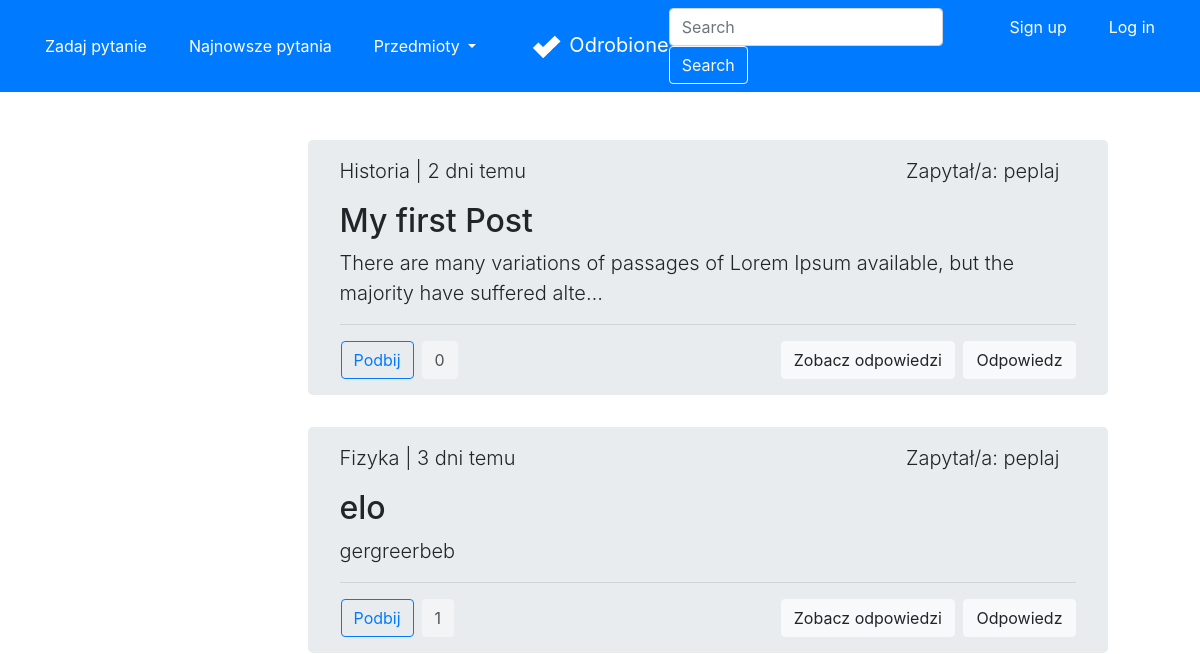
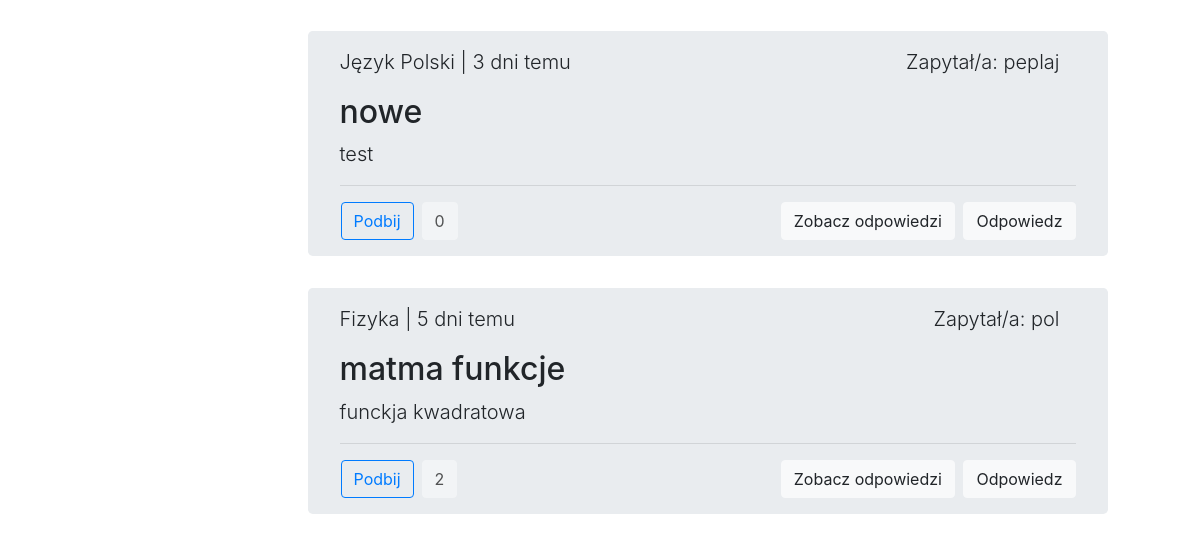
Page /latest on the earlier database version (2 pictures, top to bottom).
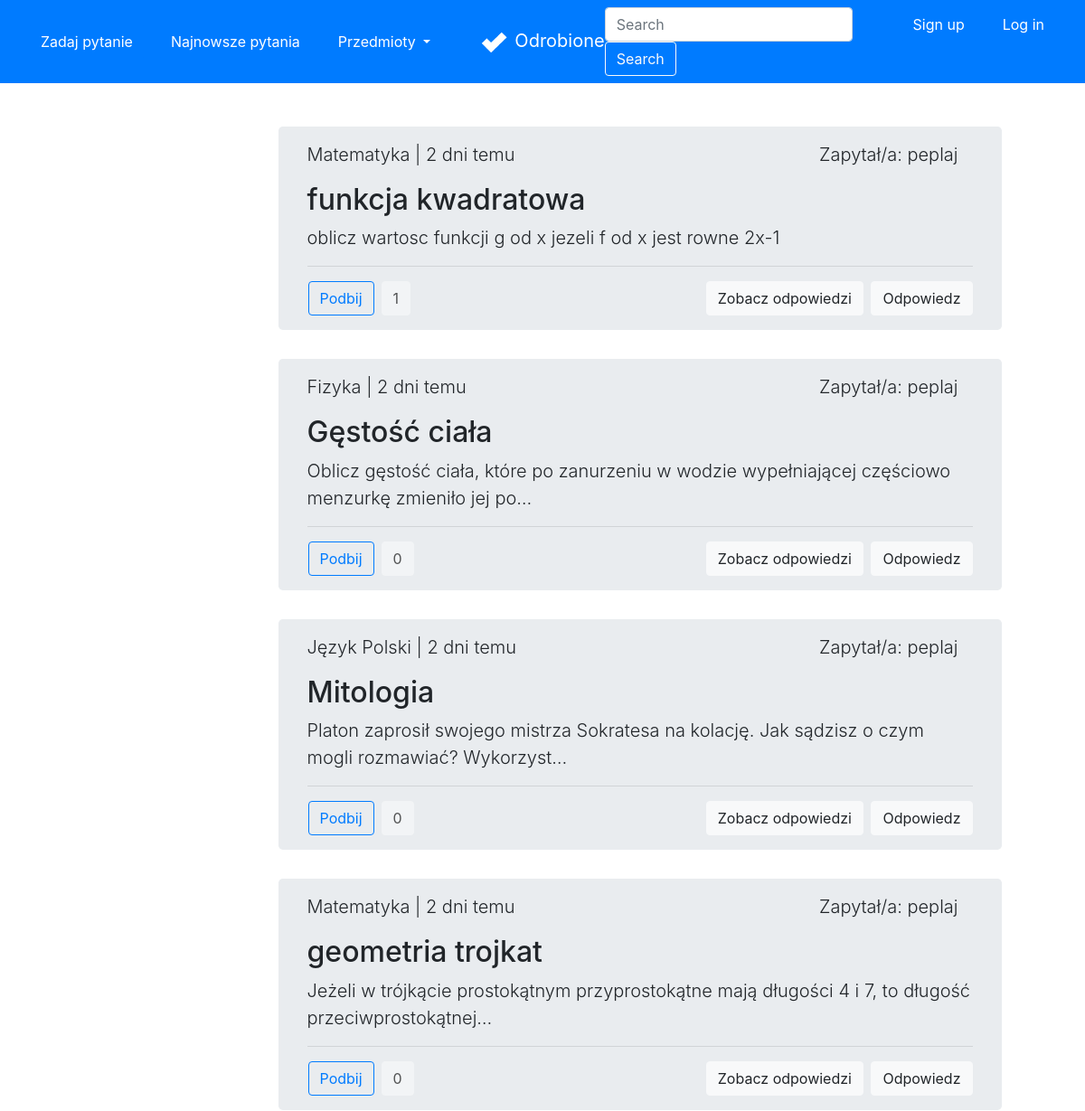
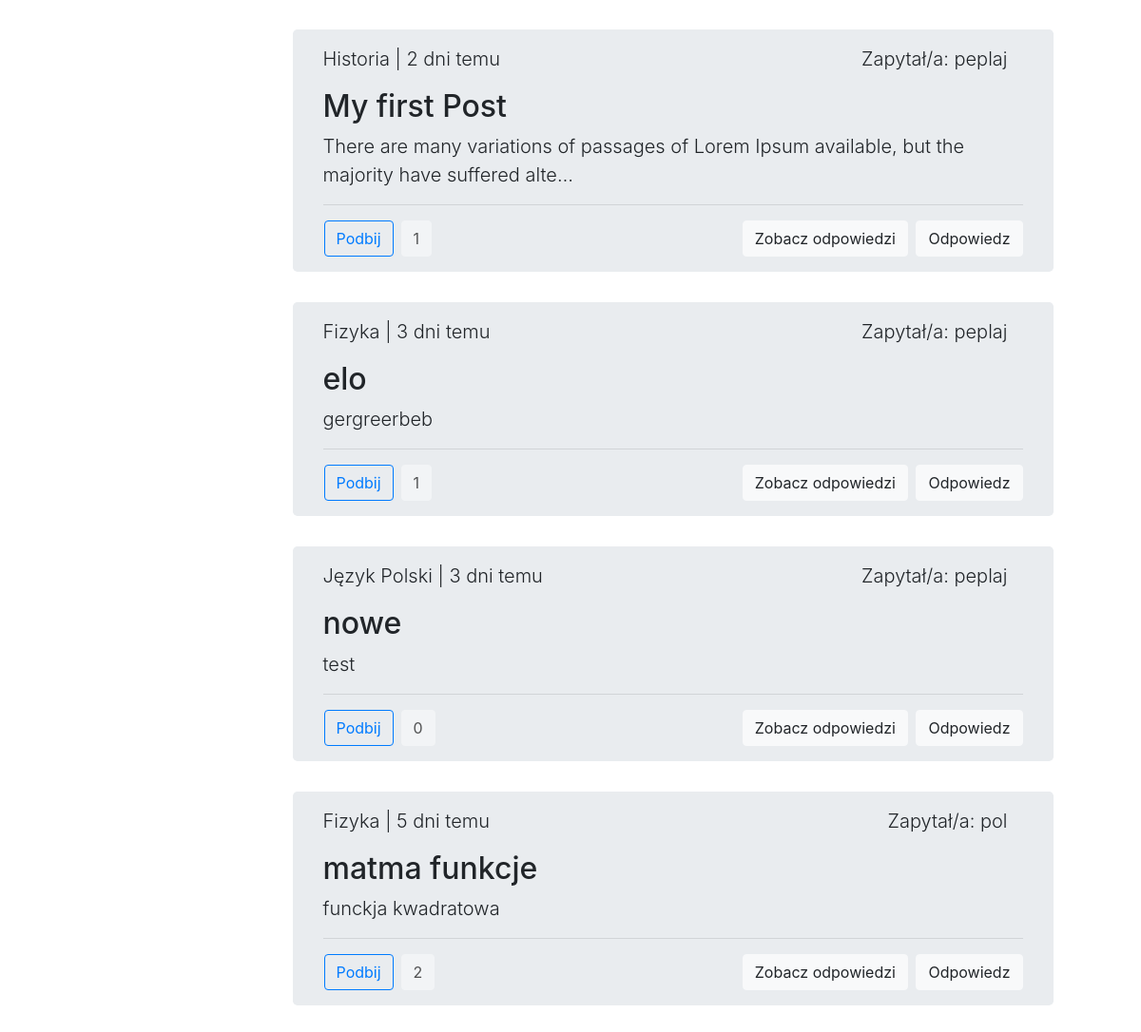
Same page on the later database version (2 pictures, top to bottom).
### forum/models.py (models this page shows, shortened)
class Question(Model):
    title = CharField(max_length=300)
    desc = TextField()
    image = ImageField(upload_to='images/', blank=True)
    createDate = DateTimeField(auto_now_add=True)
    user = ForeignKey(User, on_delete=CASCADE)
    schools = [
        ('', 'Wybierz szkołę'),
        ('ps', 'Szkoła Podstawowa'),
        ('ms', 'Szkoła Średnia'),
        ('cl', 'Studia'),
    ]
    school = CharField(max_length=2, choices=schools,
                       default='')
    subjects = [
        ('', 'Wybierz przedmiot'),
        ('mat', 'Matematyka'),
        ('fiz', 'Fizyka'),
        ('inf', 'Informatyka'),
        ('pol', 'Język Polski'),
        ('ang', 'Język Angielski'),
        ('nmc', 'Język Niemiecki'),
        ('his', 'Historia'),
        ('bio', 'Biologia'),
        ('che', 'Chemia'),
        ('geo', 'Geografia'),
    ]
    subject = CharField(max_length=3, choices=subjects,
                        default='')
    likes = ManyToManyField(User, related_name='likes', blank=True)
    def total_likes(self):
        return self.likes.count()
    def display_time(self):
        mytimezone = timezone.utc
        now = datetime.now(mytimezone)
        diff = (now - self.createDate).days
        if diff == 0:
            if str(now - self.createDate).split(":")[0] == "0":
                if now.hour == self.createDate.hour and now.minute - self.createDate.minute != 0:
                    return str(now.minute - self.createDate.minute)+" min. temu"
                if now.minute - self.createDate.minute != 0:
                    return str(now - self.createDate).split(":")[1]+" min. temu"
                else:
                    return "teraz"
            else:
                return str(now - self.createDate).split(":")[0] + " godz. temu"
        else:
            if diff == 1:
                return str(diff)+" dzień temu"
            else:
                return str(diff)+" dni temu"
    def display_subject(self):
        mySubjects = {'mat': 'Matematyka', 'fiz': 'Fizyka', 'inf': 'Informatyka',
                      'pol': 'Język Polski', 'ang': 'Język Angielski', 'nmc': 'Język Niemiecki',
                      'his': 'Historia', 'bio': 'Biologia', 'che': 'Chemia', 'geo': 'Geografia'}
        return mySubjects[self.subject]

### accounts/models.py (models this page shows)
class User(AbstractUser):
    email = models.EmailField(_('email address'), unique=True)

### forum/views.py (the view)
# urls.py: path('latest', views.latest, name='latest'),
def latest(request):
    questions = Question.objects.all().order_by('-createDate')
    for question in questions:
        if question.likes.filter(id=request.user.id).exists():
            question.is_liked = True
        else:
            question.is_liked = False
    return render(request, 'forum/latest.html',
                  {'questions': questions})

### forum/templates/forum/latest.html (shortened to what this page needs)
{% extends 'forum/base.html' %}
{% block content %}
<div class="row justify-content-center">
    <div class="col-md-6">
        <br>
        <br>
        {% for question in questions %}
        <div class="jumbotron py-3" style="height: fit-content; width: 800px;">
            <div class="row">
                <div class="col text-left">
                    <p class="lead">{{question.display_subject}} | {{question.display_time}}</p>
                </div>
                <div class="col text-right mr-3">
                    <p class="lead">Zapytał/a: {{question.user}}</p>
                </div>
            </div>
            <h2 class="display">{{question.title}}</h2>
            <p class="lead">{{question.desc|truncatechars:100}}</p>
            <hr class="my-2">
            <div class="row mt-3">
                <div class="col content-left">
                    <div class="row">
                        <form action="{% url 'like' question.id %}" method="POST">
                            {% if question.is_liked %}
                            <button type="submit" class="btn btn-primary ml-3">Podbij</button>
                            {% else %}
                            <button type="submit" class="btn btn-outline-primary ml-3">Podbij</button>
                            {% endif %}
                        </form>
                        <a class="btn btn-light disabled ml-2" style="color: black;" href="#"
                            role="button">{{question.total_likes}}</a>
                    </div>
                </div>
                <div class="col text-right">
                    <a class="btn btn-light mr-1" href="{% url 'detail' question.id %}" role="button">Zobacz
                        odpowiedzi</a>
                    <a class="btn btn-light" href="#" role="button">Odpowiedz</a>
                </div>
            </div>
        </div>
        {% endfor %}
    </div>
</div>
{% endblock content %}

### forum/templates/forum/base.html (shortened to what this page needs)
<!doctype html>
<html lang="pl">
{% load static %}
<head>
    <link rel="stylesheet" href="https://maxcdn.bootstrapcdn.com/bootstrap/4.0.0/css/bootstrap.min.css"
>
</head>
<body>
    <nav class="navbar navbar-expand-md navbar-dark bg-primary">
        <div class="navbar-collapse collapse w-100 order-1 order-md-0 dual-collapse2">
            <ul class="navbar-nav mr-auto">
                <li class="nav-item active">
                    <a href="{% url 'create' %}" class="btn btn-primary mx-3">Zadaj pytanie</a>
                </li>
                <li class="nav-item">
                    <a href="{% url 'latest' %}" class="btn btn-primary mr-3">Najnowsze pytania</a>
                </li>
                <li class="nav-item">
                    <div class="dropdown mr-3">
                        <a class="btn btn-primary dropdown-toggle" href="#" role="button" id="dropdownMenuLink"
                            data-toggle="dropdown" aria-haspopup="true" aria-expanded="false">
                            Przedmioty
                        </a>
                    </div>
                </li>
            </ul>
        </div>
        <div class="mx-auto order-0">
            <a class="navbar-brand mx-auto" href="{% url 'home' %}"><img class="img-responsive mr-2"
                    src="{% static 'forum/logo.png' %}" height="30px" width="30px">Odrobione</a>
        </div>
        <div class="navbar-collapse collapse w-100 order-3 dual-collapse2">
            <ul class="navbar-nav ml-auto">
                <li class="nav-item">
                    <form class="form-inline">
                        <input class="form-control mr-sm-2" type="search" placeholder="Search" aria-label="Search">
                        <button class="btn btn-outline-light my-2 my-sm-0" type="submit">Search</button>
                    </form>
                </li>
                {% if user.is_authenticated %}
                <li class="nav-item">
                    <div class="btn-group mx-3 ">
                        <button type="button" class="btn btn-primary dropdown-toggle" data-toggle="dropdown"
                            aria-haspopup="true" aria-expanded="false">
                            Witaj {{user}}
                        </button>
                        <div class="dropdown-menu dropdown-menu-right">
                            <a href="{% url 'my' %}" class="dropdown-item" type="button">Moje pytania</a>
                            <form action="{% url 'accounts:logoutuser' %}" method="POST">
                                {% csrf_token %}
                                <button class="dropdown-item" type="submit">Log Out</button>
                            </form>
                        </div>
                    </div>
                </li>
                {% else %}
                <li class="nav-item">
                    <a href="{% url 'accounts:sign' %}" class="btn btn-primary ml-3">Sign up</a>
                </li>
                <li class="nav-item">
                    <a href="{% url 'accounts:log' %}" class="btn btn-primary mx-3">Log in</a>
                </li>
                {% endif %}
            </ul>
        </div>
    </nav>
    {% block content %}{% endblock content %}
</body>
</html>

Differences in the rows shown:
added Question: display_subject "Matematyka", display_time "2 dni temu", user "peplaj", title "funkcja kwadratowa", desc "oblicz wartosc funkcji g od x jezeli f od x jest rowne 2x-1", shows "Podbij", total_likes "1"
added Question: display_subject "Fizyka", display_time "2 dni temu", user "peplaj", title "Gęstość ciała", desc "Oblicz gęstość ciała, które po zanurzeniu w wodzie wypełniającej częściowo menzurkę zmieniło jej po…", shows "Podbij", total_likes "0"
added Question: display_subject "Język Polski", display_time "2 dni temu", user "peplaj", title "Mitologia", desc "Platon zaprosił swojego mistrza Sokratesa na kolację. Jak sądzisz o czym mogli rozmawiać? Wykorzyst…", shows "Podbij", total_likes "0"
added Question: display_subject "Matematyka", display_time "2 dni temu", user "peplaj", title "geometria trojkat", desc "Jeżeli w trójkącie prostokątnym przyprostokątne mają długości 4 i 7, to długość przeciwprostokątnej…", shows "Podbij", total_likes "0"
computed for Question "My first Post": total_likes "0" → "1"
